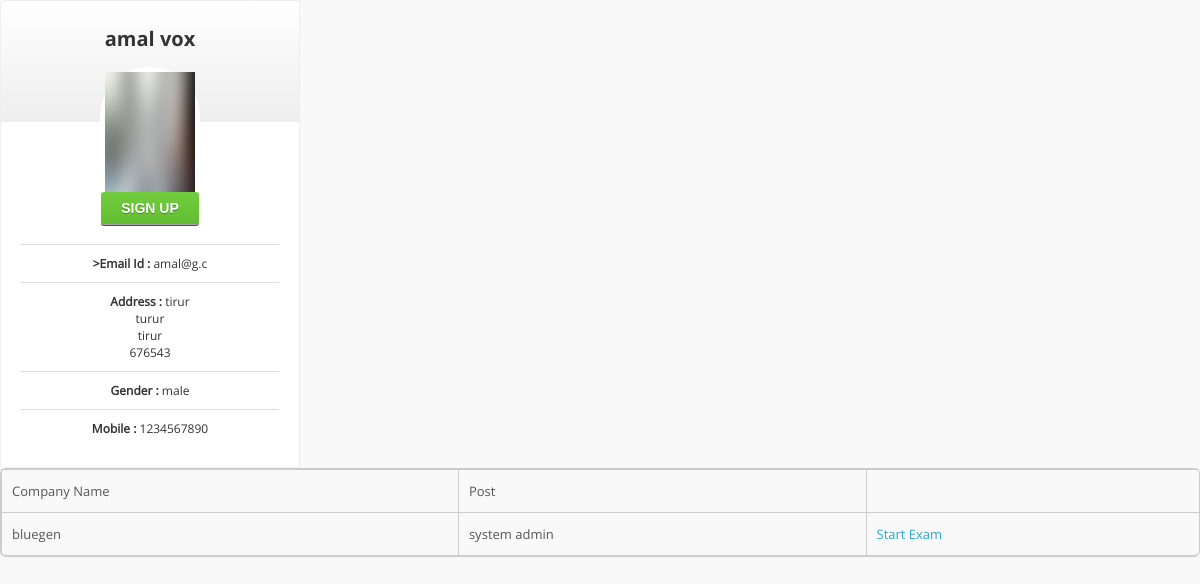
Screenshot of /profile_new.php (signed in) with the database file from the repository.
### tables this page shows
CREATE TABLE `students` (
  `sid` int(11) NOT NULL AUTO_INCREMENT,
  `first_name` varchar(30) NOT NULL,
  `last_name` varchar(30) NOT NULL,
  `email` varchar(50) NOT NULL,
  `place` varchar(30) NOT NULL,
  `city` varchar(30) NOT NULL,
  `post` varchar(20) NOT NULL,
  `pin` int(10) NOT NULL,
  `gender` varchar(10) NOT NULL,
  `mobile` int(20) NOT NULL,
  `c_logid` int(10) NOT NULL,
  `d_id` int(10) NOT NULL,
  `semester` varchar(20) NOT NULL,
  `Photo` varchar(100) NOT NULL,
  `logid` int(10) NOT NULL,
  `address` varchar(50) NOT NULL,
  PRIMARY KEY (`sid`)
);

CREATE TABLE `vacancies` (
  `vid` int(11) NOT NULL AUTO_INCREMENT,
  `post` varchar(50) NOT NULL,
  `no_vacancies` int(50) NOT NULL,
  `qualification` varchar(100) NOT NULL,
  `clogid` int(10) NOT NULL,
  `vdate` varchar(20) NOT NULL,
  `basic_pay` varchar(30) NOT NULL,
  `file` varchar(200) DEFAULT NULL,
  PRIMARY KEY (`vid`)
);

CREATE TABLE `companies` (
  `cid` int(10) NOT NULL AUTO_INCREMENT,
  `company_name` varchar(50) NOT NULL,
  `place` varchar(50) NOT NULL,
  `city` varchar(50) NOT NULL,
  `post` varchar(50) NOT NULL,
  `pin` int(10) NOT NULL,
  `email_id` varchar(50) NOT NULL,
  `contact_no1` varchar(20) NOT NULL,
  `contact_no2` varchar(20) NOT NULL,
  `website` varchar(200) NOT NULL,
  `logid` int(10) NOT NULL,
  PRIMARY KEY (`cid`)
);

### profile_new.php (the view, shortened to what this page needs)
<?php
$con=mysqli_connect("localhost","root","","online_examination");
$lid=$_SESSION['s_logid'];
?>
<!DOCTYPE HTML>
<html>
<head><meta name="viewport" content="width=device-width"/>
<link rel="stylesheet" type="text/css" href="css/style.css"/>
<link rel="stylesheet" type="text/css" href="css/icons.css"/>
<link rel="stylesheet" type="text/css" href="css/skinblue.css"/>
<link rel="stylesheet" type="text/css" href="css/responsive.css"/>
</head>
<body>
<div id="pricing-table" class="clear">
					<div class="plan">
					 <?php
	  $str="select * from students where logid=$lid";
	  $res=mysqli_query($con,$str);
	  if($res1=mysqli_fetch_array($res))
	  {
	  ?>
	  <h3><?php echo $res1['first_name'] ?> <?php echo $res1['last_name'] ?><span><img src="pics/<?php echo $res1[13]?>" width="100" height="150"/></span></h3>
	  <a class="signup" href="">Sign up</a>
						<ul>
							<li><b>>Email Id :</b> <?php echo $res1['email'] ?></li>
							<li><b>Address :</b> <?php echo $res1['place'] ?><br><?php echo $res1['city'] ?><br><?php echo $res1['post'] ?><br><?php echo $res1['pin'] ?></li>
							<li><b>Gender :</b> <?php echo $res1['gender'] ?></li>
							<li><b>Mobile :</b> <?php echo $res1['mobile'] ?></li>
						</ul>
						</div>
						</div>
 <?php } ?>
<table width="400" border="1" align="center" cellpadding="6" cellspacing="2">
      <tr>
        <td>Company Name </td>
        <td>Post</td>
        <td>&nbsp;</td>
      </tr>
	  <?php
	  $onlineid=$_SESSION['onlineid'];
	  $a=mysqli_query($con,"select companies.company_name,vacancies.post from vacancies,companies,student_list,exam where exam.examid=student_list.examid and student_list.onlineexamid='$onlineid' and exam.vid=vacancies.vid and vacancies.clogid=companies.logid");
	  while($b=mysqli_fetch_array($a))
	  {
	  ?>
      <tr>
        <td><?php echo $b['company_name']; ?></td>
        <td><?php echo $b['post']; ?></td>
        <td><a href="OnlineAttendExam.php">Start Exam</a></td>
      </tr>
	  <?php } ?>
    </table>
    <p>&nbsp;</p>
</body>
</html>

### css/style.css (style rules this page uses)
html, body, div, span, applet, object, iframe, h1, h2, h3, h4, h5, h6, p, blockquote, pre, a, abbr, acronym, address, big, cite, code, del, dfn, em, img, ins, kbd, q, s, samp, small, strike, strong, sub, sup, tt, var, b, u, i, center, dl, dt, dd, ol, ul, li, fieldset, form, label, legend, caption, article, aside, canvas, details, embed, figure, figcaption, footer, header, hgroup, menu, nav, output, ruby, section, summary, time, mark, audio, video { margin: 0; padding: 0; border: 0; font-size: 100%; font: inherit; vertical-align: baseline; font-family: OpenSansRegular; }
body { background: #f9f9f9; font: 13px/22px OpenSansRegular, "HelveticaNeue", "Helvetica Neue", Helvetica, Arial, sans-serif; color: #555; }
img { max-width: 100% }
* { box-sizing: border-box; -ms-box-sizing: border-box; -moz-box-sizing: border-box; -webkit-box-sizing: border-box; }
body { margin: 0 auto }
h1, h2, h3, h4, h5, h6 { font-style: normal; color: #333; text-rendering: optimizeLegibility; line-height: 1.1; margin-bottom: 14px; margin-top: 14px; font-family: OpenSansBold; }
h3 { font-size: 27px; line-height: 36px; margin-bottom: 6px; }
a { color: #2ba6cb; text-decoration: none; line-height: inherit; }
p { margin-bottom: 20px }
strong, b { font-weight: bold; line-height: inherit; }
ul, ol { margin-bottom: 8px }
ul { list-style: none }
img { border: 0px }
table { *border-collapse: collapse; border-spacing: 0; width: 100%; border: solid #ccc 1px; border-radius: 6px; -moz-border-radius: 6px; -webkit-border-radius: 6px; box-shadow: 0 1px 1px #ccc; -moz-box-shadow: 0 1px 1px #ccc; -webkit-box-shadow: 0 1px 1px #ccc; }
td, th { border-left: 1px solid #ccc; border-top: 1px solid #ccc; padding: 10px; text-align: left; }
#pricing-table { text-align: center; width: 100%; }
#pricing-table .plan { font: 12px 'Lucida Sans','trebuchet MS',Arial,Helvetica; background: #fff; border: 1px solid #eee; color: #333; padding: 20px; float: left; position: relative; width: 25%; }
#pricing-table .plan:nth-child(1) { -moz-border-radius: 5px 0 0 5px; -webkit-border-radius: 5px 0 0 5px; border-radius: 5px 0 0 5px; }
#pricing-table h3 { font-size: 20px; font-weight: normal; padding: 20px; margin: -20px -20px 50px -20px; color: #333; background-color: #eee; background-image: -moz-linear-gradient(#fff,#eee); background-image: -webkit-gradient(linear, left top, left bottom, from(#fff), to(#eee)); background-image: -webkit-linear-gradient(#fff, #eee); background-image: -o-linear-gradient(#fff, #eee); background-image: -ms-linear-gradient(#fff, #eee); background-image: linear-gradient(#fff, #eee); }
#pricing-table .plan:nth-child(1) h3 { -moz-border-radius: 5px 0 0 0; -webkit-border-radius: 5px 0 0 0; border-radius: 5px 0 0 0; }
#pricing-table h3 span { display: block; font: bold 25px/100px Georgia,Serif; color: #777; background: #fff; border: 5px solid #fff; height: 100px; width: 100px; margin: 10px auto -65px; -moz-border-radius: 100px; -webkit-border-radius: 100px; border-radius: 100px; -moz-box-shadow: 0 5px 20px #ddd inset,0 3px 0 #999 inset; -webkit-box-shadow: 0 5px 20px #ddd inset,0 3px 0 #999 inset; box-shadow: 0 5px 20px #ddd inset,0 3px 0 #999 inset; }
#pricing-table ul { margin: 20px 0 0 0; padding: 0; list-style: none; }
#pricing-table li { border-top: 1px solid #ddd; padding: 10px 0; }
#pricing-table .signup { position: relative; padding: 8px 20px; margin: 20px 0 0 0; color: #fff; font: bold 14px Arial,Helvetica; text-transform: uppercase; text-decoration: none; display: inline-block; background-color: #72ce3f; background-image: -moz-linear-gradient(#72ce3f,#62bc30); background-image: -webkit-gradient(linear,left top,left bottom,from(#72ce3f),to(#62bc30)); background-image: -webkit-linear-gradient(#72ce3f,#62bc30); background-image: -o-linear-gradient(#72ce3f,#62bc30); background-image: -ms-linear-gradient(#72ce3f,#62bc30); background-image: linear-gradient(#72ce3f,#62bc30); -moz-border-radius: 3px; -webkit-border-radius: 3px; border-radius: 3px; text-shadow: 0 1px 0 rgba(0,0,0,.3); -moz-box-shadow: 0 1px 0 rgba(255,255,255,.5),0 2px 0 rgba(0,0,0,.7); -webkit-box-shadow: 0 1px 0 rgba(255,255,255,.5),0 2px 0 rgba(0,0,0,.7); box-shadow: 0 1px 0 rgba(255,255,255,.5),0 2px 0 rgba(0,0,0,.7); }
.clear:before, .clear:after { content: ""; display: table; }
.clear:after { clear: both }
.clear { zoom: 1 }
* { margin: 0; padding: 0; border: none; outline: none; }
.clear { clear:both; }

### rows the page displays
students: first_name "amal", last_name "vox", Photo (picture), email "amal@g.c", place "tirur", city "turur", post "tirur", pin "676543", gender "male", mobile "1234567890"
vacancies: companies.company_name "bluegen", post "system admin"
